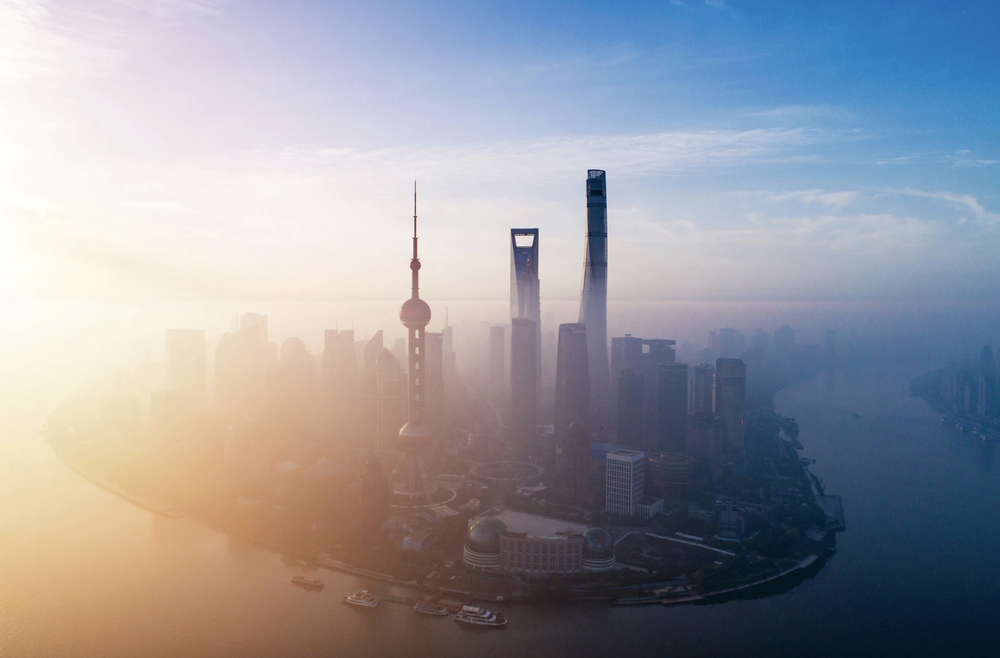
#> input picture EDA/img/Screen Shot 2020-08-19 at 12.12.40 PM.png, 1000 x 658 px, shrunk from 2196 x 1444 before the run
$ jupyter execute Image_EDA.ipynb   (shell and % lines are left out)
#> lines starting #> are read from the running program, lines starting #| are printed output that depends on the picture
[cell 1]
import pandas as pd
import numpy as np
import cv2
import matplotlib.pyplot as plt
import matplotlib
import seaborn as sns
from PIL import Image, ImageEnhance, ImageStat

matplotlib.rcParams["font.sans-serif"] = "Times New Roman"

[cell 2]
hazy_img_seattle = cv2.imread("img/Screen Shot 2020-08-19 at 12.12.40 PM.png")
#> hazy_img_seattle is the input picture: shape (658, 1000, 3); mean B, G, R 160.3, 152.5, 151.2

## Image Histogram

[cell 3]
color = ("b", "g", "r")
fig, ax = plt.subplots(nrows=1, ncols=1, figsize=(8, 5), dpi=120)
plt.grid()
for i, col in enumerate(color):
    histr = cv2.calcHist([hazy_img_seattle], [i], None, [256], [0, 256])
    sns.lineplot(
        data=pd.DataFrame(histr).reset_index(),
        x="index",
        y=0,
        ax=ax,
        color=col,
    )
    l = ax.lines[i]
    x = l.get_xydata()[:, 0]
    y = l.get_xydata()[:, 1]
    ax.fill_between(x, y, color=col, alpha=0.3)
ax.set_xlim([0, 256])
ax.set_xlabel("Pixel value")
ax.set_ylabel("Pixel count")
plt.savefig("img/rgb_hazy_img_seattle.png")
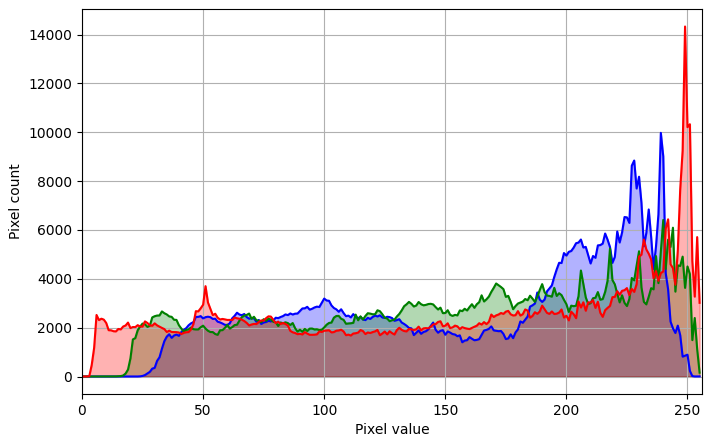
#> figure drawn by matplotlib, 1 panel; curve peaks at x = 239, y = 9977; curve peaks at x = 240, y = 6411; curve peaks at x = 249, y = 14332
plt.rcParams.update({"font.size": 18})
plt.show()
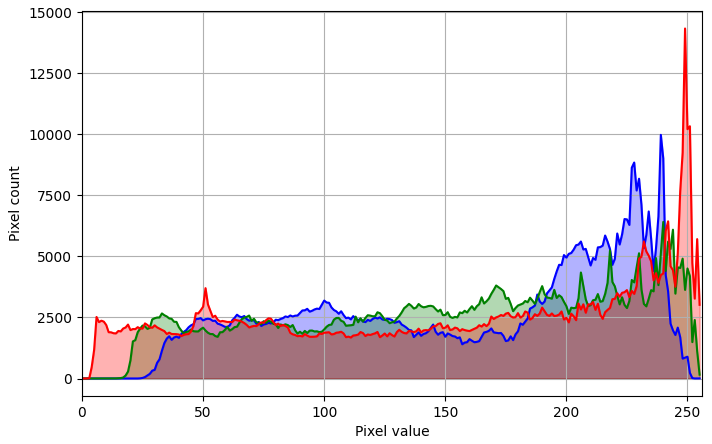
#> figure drawn by matplotlib, 1 panel; curve peaks at x = 239, y = 9977; curve peaks at x = 240, y = 6411; curve peaks at x = 249, y = 14332

## Difference between brightness and Saturation

[cell 4]
img = Image.open("img/Screen Shot 2020-08-19 at 12.12.40 PM.png")

[cell 5]
n = 220
x, y = img.size[0] // n, img.size[1] // n
#> x = 4; y = 2
brightness_saturation_difference = np.zeros((x, y))
#> brightness_saturation_difference = [[0, 0], [0, 0], [0, 0], [0, 0]]

[cell 6]
grayscale_img = img.convert("L")
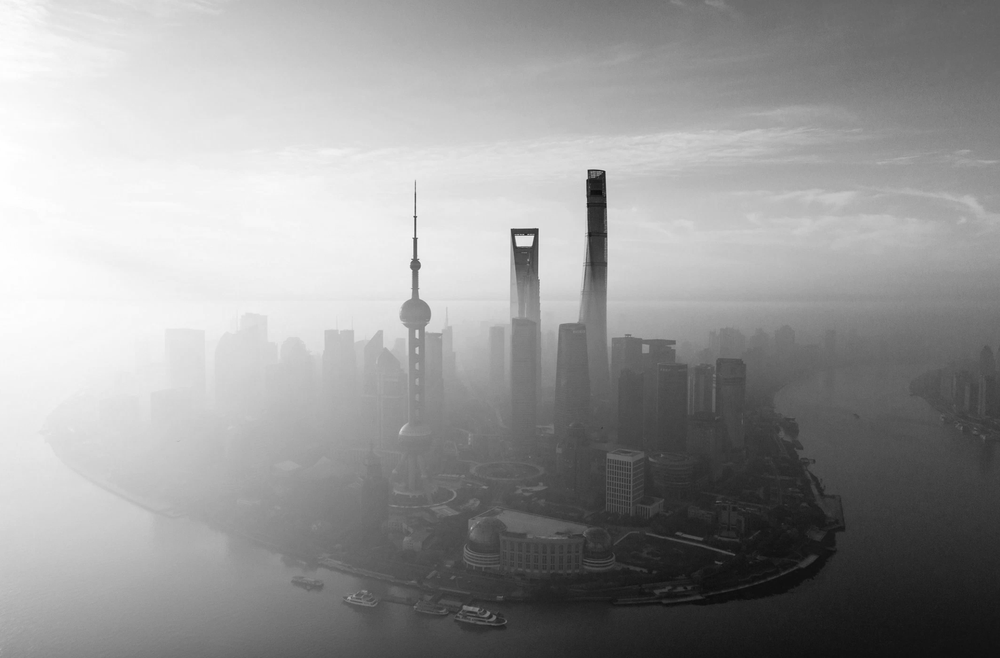
#> grayscale_img: PIL image 1000x658 L; min 11, max 255, mean 153
img_hsv = cv2.cvtColor(hazy_img_seattle, cv2.COLOR_BGR2HSV)
#> img_hsv: shape (658, 1000, 3); mean H, S, V 77.3, 75.3, 177.5

[cell 7]
for i in range(0, img.size[0], n):
    for j in range(0, img.size[1], n):
        saturation = img_hsv[j, i, 1]
        brightness = grayscale_img.getpixel((i, j)) / 255
        if j // n < y and i // n < x:
            brightness_saturation_difference[(i // n, j // n)] = brightness - saturation
#> after the loop, brightness_saturation_difference = [[-5.05, -5.01], [-27.21, -8.05], [-102.4, -2.1], [-175.5, -17.2]]

[cell 8]
color = ("b", "g", "r")
fig, ax = plt.subplots(nrows=1, ncols=1, figsize=(5, 8), dpi=120)
plt.grid()
sns.lineplot(
    data=pd.DataFrame(np.ravel(brightness_saturation_difference)).reset_index(),
    x=0,
    y="index",
)
plt.gca().invert_yaxis()
ax.set_xlabel("Difference between Brightness and Saturation")
ax.set_ylabel("Pixel Location")
plt.savefig("img/diff_bright_sat_hazy_img_seattle.png")
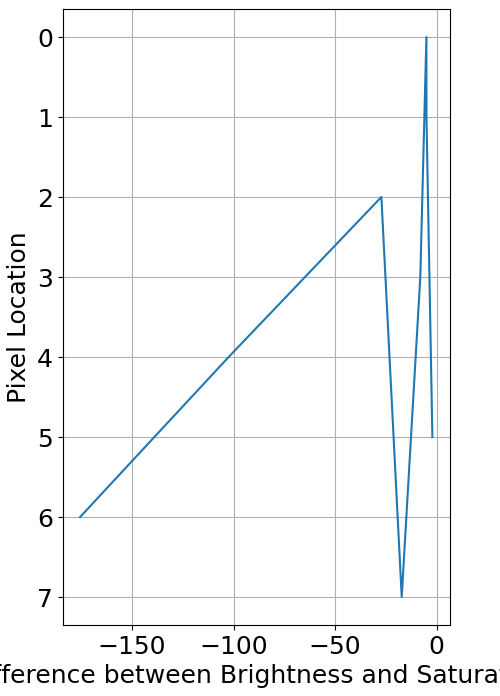
#> figure drawn by matplotlib, 1 panel
plt.rcParams.update({"font.size": 18})
plt.show()
